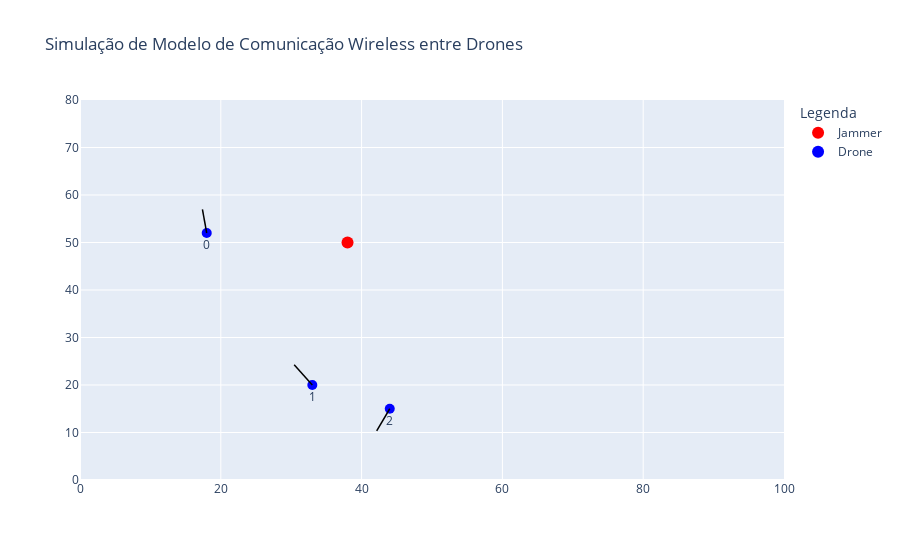

Notebook code cell kept with this figure:
### Markdown cell above
VIZUALIZAÇÃO DAS DIREÇÕES DAS ANTENAS ESCOLHIDAS ALEATORIAMENTE

### Code cell
# Função para calcular a distância entre duas posições
def distancia(pos1, pos2):
    return np.sqrt((pos1[0] - pos2[0])**2 + (pos1[1] - pos2[1])**2)

# Função para encontrar vizinhos dentro do alcance de comunicação
def encontra_vizinhos(posicoes, alcance_comunicacao_nos):
    num_drones = posicoes.shape[0]
    vizinhos = {}
    for i in range(num_drones):
        vizinhos[i] = []
        for j in range(num_drones):
            if i != j and distancia(posicoes[i], posicoes[j]) <= alcance_comunicacao_nos:
                vizinhos[i].append(j)
    return vizinhos

# Função para verificar quais drones são afetados pelo jammer
def verifica_jammer(posicoes, posicao_jammer, alcance_comunicacao_jammer):
    afetados_pelo_jammer = []
    for i in range(posicoes.shape[0]):
        if distancia(posicoes[i], posicao_jammer) <= alcance_comunicacao_jammer:
            afetados_pelo_jammer.append(i)
    return afetados_pelo_jammer

# Gera direções aleatórias para as antenas
direcoes_antena = np.random.uniform(0, 360, size=num_drones)
# direcoes_antena = [278, 102, 235, 312, 182, 242]
afetados_pelo_jammer=verifica_jammer(posicoes, posicao_jammer, alcance_comunicacao_jammer)
# Comprimento das setas para indicar a direção das antenas
comprimento_seta = 5

# Criar a figura
fig = go.Figure()

# Adiciona os drones
for i in range(num_drones):
    cor = 'blue' if i in afetados_pelo_jammer else 'blue' # type: ignore
    fig.add_trace(go.Scatter(
        x=[posicoes[i, 0]],
        y=[posicoes[i, 1]],
        mode='markers+text',
        marker=dict(size=10, color=cor),
        text=str(i),
        textposition="bottom center",
        showlegend=False
    ))

    # Calcular as coordenadas da seta para a direção da antena
    direcao_radianos = np.radians(direcoes_antena[i])
    dx = comprimento_seta * np.cos(direcao_radianos)
    dy = comprimento_seta * np.sin(direcao_radianos)
    seta_x = posicoes[i, 0] + dx
    seta_y = posicoes[i, 1] + dy
    
    # Adiciona uma linha para indicar a direção da antena
    fig.add_trace(go.Scatter(
        x=[posicoes[i, 0], seta_x],
        y=[posicoes[i, 1], seta_y],
        mode='lines',
        line=dict(color='black', width=1.5),
        showlegend=False
    ))

# Adiciona o jammer
fig.add_trace(go.Scatter(
    x=[posicao_jammer[0]],
    y=[posicao_jammer[1]],
    mode='markers',
    marker=dict(size=12, color='red'),
    name='Jammer'
))

# Adiciona rastros para a legenda
fig.add_trace(go.Scatter(x=[None], y=[None], mode='markers', marker=dict(size=10, color='blue'), name="Drone"))
# fig.add_trace(go.Scatter(x=[None], y=[None], mode='markers', marker=dict(size=10, color='orange'), name="Nó afetado"))

# Configurações do gráfico
fig.update_layout(
    title="Simulação de Modelo de Comunicação Wireless entre Drones",
    xaxis=dict(range=[0, limite_x], autorange=False),
    yaxis=dict(range=[0, limite_y], autorange=False),
    legend_title_text='Legenda',
    legend=dict(traceorder='normal', itemsizing='constant')
)

fig.show()
print(direcoes_antena)

### Figure 1 — Plotly figure (JSON) as saved in the notebook; plotly's stock layout.template omitted (floating-point values rounded to 4 significant figures)
{"data": [{"marker": {"color": "blue", "size": 10}, "mode": "markers+text", "showlegend": false, "text": "0", "textposition": "bottom center", "type": "scatter", "x": [18], "y": [52]}, {"line": {"color": "black", "width": 1.5}, "mode": "lines", "showlegend": false, "type": "scatter", "x": [18, 17.39], "y": [52, 56.96]}, {"marker": {"color": "blue", "size": 10}, "mode": "markers+text", "showlegend": false, "text": "1", "textposition": "bottom center", "type": "scatter", "x": [33], "y": [20]}, {"line": {"color": "black", "width": 1.5}, "mode": "lines", "showlegend": false, "type": "scatter", "x": [33, 30.42], "y": [20, 24.28]}, {"marker": {"color": "blue", "size": 10}, "mode": "markers+text", "showlegend": false, "text": "2", "textposition": "bottom center", "type": "scatter", "x": [44], "y": [15]}, {"line": {"color": "black", "width": 1.5}, "mode": "lines", "showlegend": false, "type": "scatter", "x": [44, 42.14], "y": [15, 10.36]}, {"marker": {"color": "red", "size": 12}, "mode": "markers", "name": "Jammer", "type": "scatter", "x": [38], "y": [50]}, {"marker": {"color": "blue", "size": 10}, "mode": "markers", "name": "Drone", "type": "scatter", "x": [null], "y": [null]}], "layout": {"legend": {"itemsizing": "constant", "title": {"text": "Legenda"}, "traceorder": "normal"}, "title": {"text": "Simulação de Modelo de Comunicação Wireless entre Drones"}, "xaxis": {"autorange": false, "range": [0, 100]}, "yaxis": {"autorange": false, "range": [0, 80]}}}
